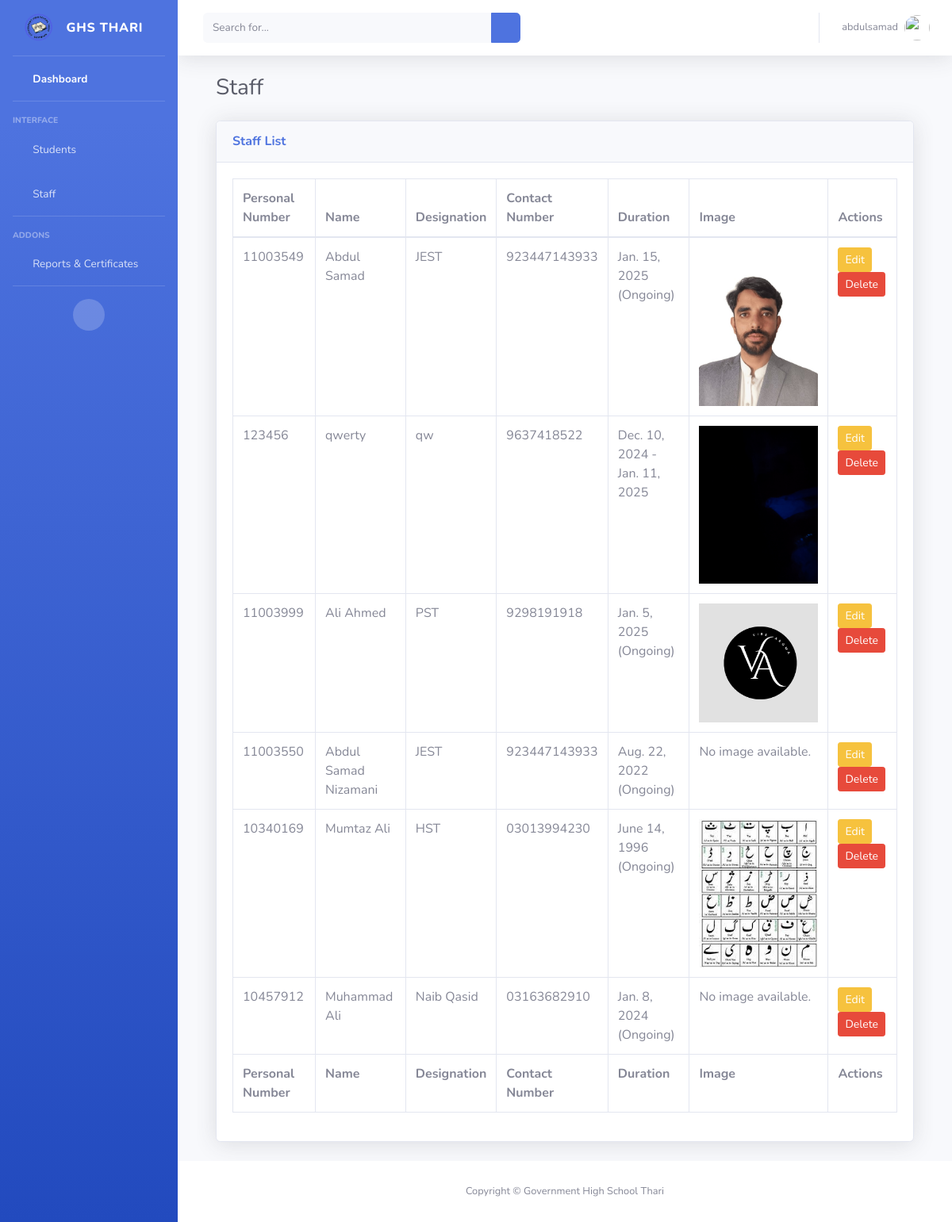
The page /staff/ (signed in) on the database its author committed.
### staff/models.py (models this page shows, shortened)
class Staff(models.Model):
    TEACHING = 'Teaching'
    NON_TEACHING = 'Non-Teaching'
    STAFF_TYPE_CHOICES = [
        (TEACHING, 'Teaching'),
        (NON_TEACHING, 'Non-Teaching'),
    ]
    personal_number = models.CharField(max_length=20, primary_key=True, verbose_name="Personal Number")
    name = models.CharField(max_length=100, verbose_name="Name")
    father_name = models.CharField(max_length=100, verbose_name="Father's Name")
    contact_number = models.CharField(max_length=15, verbose_name="Contact Number")
    designation = models.CharField(max_length=50, verbose_name="Designation")
    bps = models.IntegerField(verbose_name="BPS")  # Basic Pay Scale
    cnic = models.CharField(max_length=15, verbose_name="CNIC")
    account_no = models.CharField(max_length=30, verbose_name="Account Number")
    qualification = models.CharField(max_length=100, null=True, blank=True, verbose_name="Qualification")
    date_of_birth = models.DateField(verbose_name="Date of Birth")
    date_of_appointment = models.DateField(null=True, blank=True, verbose_name="Date of Appointment")
    date_of_school_joining = models.DateField(verbose_name="Date of School Joining")
    date_of_school_leaving = models.DateField(null=True, blank=True, verbose_name="Date of School Leaving")  # New Field
    image = models.ImageField(upload_to='staff/images/', null=True, blank=True, verbose_name="Profile Image")
    staff_type = models.CharField(
        max_length=20,
        choices=STAFF_TYPE_CHOICES,
        default=NON_TEACHING,
        verbose_name="Staff Type"
    )

### staff/views.py (the view)
# urls.py: path('', views.staff_list, name='staff_list'),  # Staff list view
@login_required
def staff_list(request):
    staff_members = Staff.objects.all()
    return render(request, 'staff/staff_list.html', {'staff_members': staff_members})

### staff/templates/staff/staff_list.html
{% extends 'base.html' %}
{% block content %}
    <div id="content-wrapper" class="d-flex flex-column">
        <div id="content">
            <div class="container-fluid">
                <div class="d-sm-flex align-items-center justify-content-between mb-4">
                    <h1 class="h3 mb-0 text-gray-800">Staff</h1>
                </div>
                <div class="card shadow mb-4">
                    <div class="card-header py-3">
                        <h6 class="m-0 font-weight-bold text-primary">Staff List</h6>
                    </div>
                    <div class="card-body">
                        <div class="table-responsive">
                            <table class="table table-bordered" id="dataTable" width="100%" cellspacing="0">
                                <thead>
                                    <tr>
                                        <th>Personal Number</th>
                                        <th>Name</th>
                                        <th>Designation</th>
                                        <th>Contact Number</th>
                                        <th>Duration</th>
                                        <th>Image</th>
                                        <th>Actions</th>
                                    </tr>
                                </thead>
                                <tfoot>
                                    <tr>
                                        <th>Personal Number</th>
                                        <th>Name</th>
                                        <th>Designation</th>
                                        <th>Contact Number</th>
                                        <th>Duration </th>
                                        <th>Image</th>
                                        <th>Actions</th>
                                    </tr>
                                </tfoot>
                                <tbody>
                                    {% for staff in staff_members %}
                                    <tr>
                                        <td>{{ staff.personal_number }}</td>
                                        <td>{{ staff.name }}</td>
                                        <td>{{ staff.designation }}</td>
                                        <td>{{ staff.contact_number }}</td>
                                        <td>
                                            {% if staff.date_of_school_leaving %}
                                                {{ staff.date_of_school_joining }} - {{ staff.date_of_school_leaving }}
                                            {% else %}
                                                {{ staff.date_of_school_joining }}<br>
                                                (Ongoing)
                                            {% endif %}
                                        </td>
                                        <td>
                                            {% if staff.image %}
                                                <img src="{{ staff.image.url }}" alt="Profile Image" style="width: 150px; height: auto;">
                                            {% else %}
                                                <p>No image available.</p>
                                            {% endif %}
                                        </td>
                                        <td>
                                            <a href="{% url 'update_staff' staff.personal_number %}" class="btn btn-warning btn-sm">Edit</a>
                                            <a href="{% url 'delete_staff' staff.personal_number %}" class="btn btn-danger btn-sm">Delete</a>
                                        </td>
                                    </tr>
                                    {% endfor %}
                                </tbody>
                            </table>
                        </div>
                    </div>
                </div>
            </div>
        </div>
    </div>
{% endblock %}

### school_management_system/templates/base.html (shortened to what this page needs)
{% load static %}
<!DOCTYPE html>
<html lang="en">
<head>
    <link href="{% static 'students/vendor/fontawesome-free/css/all.min.css' %}" rel="stylesheet" type="text/css">
    <link rel="stylesheet" href="{% static 'students/css/sb-admin-2.css' %}">
    <link rel="stylesheet" href="{% static 'students/css/style.css' %}">
    <link rel="stylesheet" href="{% static 'students/vendor/datatables/dataTables.bootstrap4.min.css' %}">
</head>
<body id="page-top">
    <div id="wrapper">
        <ul class="navbar-nav bg-gradient-primary sidebar sidebar-dark accordion" id="accordionSidebar">
            <a class="sidebar-brand d-flex align-items-center justify-content-center" href="{% url 'dashboard' %}">
                <div class="sidebar-brand-icon rotate-n-15">
                    <img class="rounded-circle logo-icon" src="{% static 'students/images/logo.png' %}" alt="Logo">
                </div>
                <div class="sidebar-brand-text mx-3">GHS Thari</div>
            </a>
            <hr class="sidebar-divider my-0">
            <li class="nav-item active">
                <a class="nav-link" href="{% url 'dashboard' %}">
                    <i class="fas fa-fw fa-tachometer-alt"></i>
                    <span>Dashboard</span></a>
            </li>
            <hr class="sidebar-divider">
            <div class="sidebar-heading">
                Interface
            </div>
            <li class="nav-item">
                <a class="nav-link collapsed" href="#" data-toggle="collapse" data-target="#collapseTwo"
                    aria-expanded="true" aria-controls="collapseTwo">
                    <i class="fas fa-fw fa-cog"></i>
                    <span>Students</span>
                </a>
            </li>
            <li class="nav-item">
                <a class="nav-link collapsed" href="#" data-toggle="collapse" data-target="#collapseUtilities"
                    aria-expanded="true" aria-controls="collapseUtilities">
                    <i class="fas fa-fw fa-wrench"></i>
                    <span>Staff</span>
                </a>
            </li>
            <hr class="sidebar-divider">
            <div class="sidebar-heading">
                Addons
            </div>
            <li class="nav-item">
                <a class="nav-link collapsed" href="#" data-toggle="collapse" data-target="#collapsePages"
                    aria-expanded="true" aria-controls="collapsePages">
                    <i class="fas fa-fw fa-folder"></i>
                    <span>Reports & Certificates</span>
                </a>
            </li>
            <hr class="sidebar-divider d-none d-md-block">
            <div class="text-center d-none d-md-inline">
                <button class="rounded-circle border-0" id="sidebarToggle"></button>
            </div>
        </ul>
        <div id="content-wrapper" class="d-flex flex-column">
            <div id="content">
                <nav class="navbar navbar-expand navbar-light bg-white topbar mb-4 static-top shadow">
                    <form
                        class="d-none d-sm-inline-block form-inline mr-auto ml-md-3 my-2 my-md-0 mw-100 navbar-search">
                        <div class="input-group">
                            <input type="text" class="form-control bg-light border-0 small" placeholder="Search for..."
                                aria-label="Search" aria-describedby="basic-addon2">
                            <div class="input-group-append">
                                <button class="btn btn-primary" type="button">
                                    <i class="fas fa-search fa-sm"></i>
                                </button>
                            </div>
                        </div>
                    </form>
                    <ul class="navbar-nav ml-auto">
                        <li class="nav-item dropdown no-arrow">
                            <a class="nav-link dropdown-toggle" href="#" id="userDropdown" role="button"
                                data-toggle="dropdown" aria-haspopup="true" aria-expanded="false">
                                <span class="mr-2 d-none d-lg-inline text-gray-600 small">{{ request.user.username }}</span>
                                <img class="img-profile rounded-circle"  src="{% static 'students/img/undraw_profile.svg' %}"
                                    >
                            </a>
                        </li>
                    </ul>
                </nav>
                <div class="container-fluid">
                    {% block content %}
                    {% endblock %}
                </div>
            </div>
            <footer class="sticky-footer bg-white">
                <div class="container my-auto">
                    <div class="copyright text-center my-auto">
                        <span>Copyright &copy; Government High School Thari</span>
                    </div>
                </div>
            </footer>
        </div>
    </div>
</body>
</html>

### students/static/students/css/style.css (style rules this page uses)
.logo-icon { width: 40px; height: 40px; object-fit: cover; border-radius: 50%; }

### rows shown on the page
Staff: personal_number "11003549", name "Abdul Samad", designation "JEST", contact_number "923447143933", date_of_school_joining "Jan. 15, 2025", image (picture)
Staff: personal_number "123456", name "qwerty", designation "qw", contact_number "9637418522", date_of_school_joining "Dec. 10, 2024", date_of_school_leaving "Jan. 11, 2025", image (picture)
Staff: personal_number "11003999", name "Ali Ahmed", designation "PST", contact_number "9298191918", date_of_school_joining "Jan. 5, 2025", image (picture)
Staff: personal_number "11003550", name "Abdul Samad Nizamani", designation "JEST", contact_number "923447143933", date_of_school_joining "Aug. 22, 2022", image "No image available."
Staff: personal_number "10340169", name "Mumtaz Ali", designation "HST", contact_number "03013994230", date_of_school_joining "June 14, 1996", image (picture)
Staff: personal_number "10457912", name "Muhammad Ali", designation "Naib Qasid", contact_number "03163682910", date_of_school_joining "Jan. 8, 2024", image "No image available."

### other values the page prints
{{ request.user.username }} "abdulsamad"
